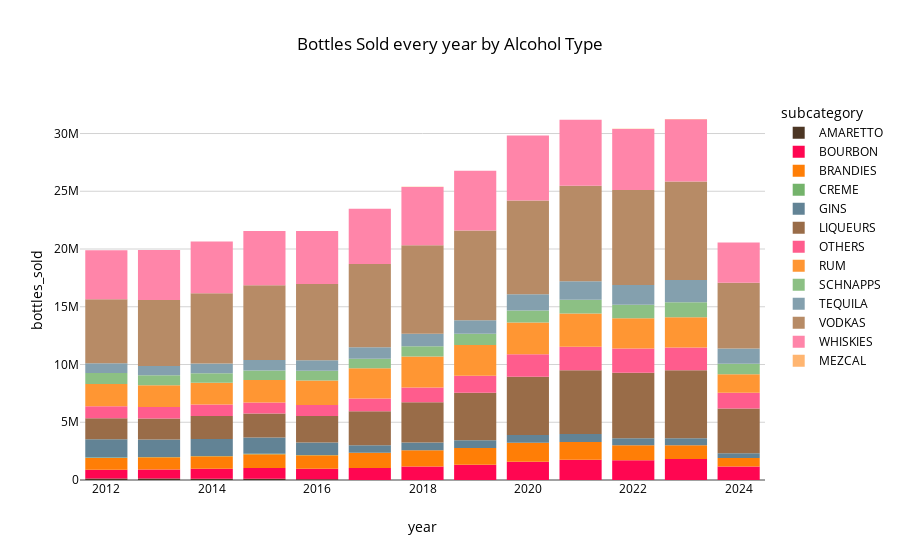

Notebook source saved alongside this figure:
### Code cell
px.bar(grouped_by_year_subcat, x= 'year', y='bottles_sold', color='subcategory', template = 'iowa', 
       title = 'Bottles Sold every year by Alcohol Type')

### Figure 1 — Plotly figure (JSON) as saved in the notebook; plotly's stock layout.template omitted (floating-point values rounded to 4 significant figures)
{"data": [{"alignmentgroup": "True", "hovertemplate": "subcategory=AMARETTO<br>year=%{x}<br>bottles_sold=%{y}<extra></extra>", "legendgroup": "AMARETTO", "marker": {"color": "#4c3624", "pattern": {"shape": ""}}, "name": "AMARETTO", "offsetgroup": "AMARETTO", "orientation": "v", "showlegend": true, "textposition": "auto", "type": "bar", "x": [2012, 2013, 2014, 2015, 2016], "xaxis": "x", "y": [134312, 121450, 114320, 108236, 54741], "yaxis": "y"}, {"alignmentgroup": "True", "hovertemplate": "subcategory=BOURBON<br>year=%{x}<br>bottles_sold=%{y}<extra></extra>", "legendgroup": "BOURBON", "marker": {"color": "#ff0651", "pattern": {"shape": ""}}, "name": "BOURBON", "offsetgroup": "BOURBON", "orientation": "v", "showlegend": true, "textposition": "auto", "type": "bar", "x": [2012, 2013, 2014, 2015, 2016, 2017, 2018, 2019, 2020, 2021, 2022, 2023, 2024], "xaxis": "x", "y": [760997, 798250, 869250, 937446, 923383, 1028558, 1179579, 1311960, 1576795, 1742865, 1714201, 1809473, 1163386], "yaxis": "y"}, {"alignmentgroup": "True", "hovertemplate": "subcategory=BRANDIES<br>year=%{x}<br>bottles_sold=%{y}<extra></extra>", "legendgroup": "BRANDIES", "marker": {"color": "#ff7e06", "pattern": {"shape": ""}}, "name": "BRANDIES", "offsetgroup": "BRANDIES", "orientation": "v", "showlegend": true, "textposition": "auto", "type": "bar", "x": [2012, 2013, 2014, 2015, 2016, 2017, 2018, 2019, 2020, 2021, 2022, 2023, 2024], "xaxis": "x", "y": [1018554, 1042669, 1073745, 1194542, 1171860, 1339604, 1395574, 1453113, 1650214, 1555900, 1295501, 1200369, 740901], "yaxis": "y"}, {"alignmentgroup": "True", "hovertemplate": "subcategory=CREME<br>year=%{x}<br>bottles_sold=%{y}<extra></extra>", "legendgroup": "CREME", "marker": {"color": "#74B36B", "pattern": {"shape": ""}}, "name": "CREME", "offsetgroup": "CREME", "orientation": "v", "showlegend": true, "textposition": "auto", "type": "bar", "x": [2012, 2013, 2014, 2015, 2016], "xaxis": "x", "y": [32884, 27898, 26576, 29894, 13090], "yaxis": "y"}, {"alignmentgroup": "True", "hovertemplate": "subcategory=GINS<br>year=%{x}<br>bottles_sold=%{y}<extra></extra>", "legendgroup": "GINS", "marker": {"color": "#628395", "pattern": {"shape": ""}}, "name": "GINS", "offsetgroup": "GINS", "orientation": "v", "showlegend": true, "textposition": "auto", "type": "bar", "x": [2012, 2013, 2014, 2015, 2016, 2017, 2018, 2019, 2020, 2021, 2022, 2023, 2024], "xaxis": "x", "y": [1584527, 1516125, 1472523, 1414243, 1082448, 647087, 668236, 669055, 677292, 688088, 596377, 604740, 403898], "yaxis": "y"}, {"alignmentgroup": "True", "hovertemplate": "subcategory=LIQUEURS<br>year=%{x}<br>bottles_sold=%{y}<extra></extra>", "legendgroup": "LIQUEURS", "marker": {"color": "#996C48", "pattern": {"shape": ""}}, "name": "LIQUEURS", "offsetgroup": "LIQUEURS", "orientation": "v", "showlegend": true, "textposition": "auto", "type": "bar", "x": [2012, 2013, 2014, 2015, 2016, 2017, 2018, 2019, 2020, 2021, 2022, 2023, 2024], "xaxis": "x", "y": [1812265, 1822474, 1989162, 2072272, 2296700, 2930067, 3494301, 4130264, 5025969, 5508279, 5687114, 5882978, 3878338], "yaxis": "y"}, {"alignmentgroup": "True", "hovertemplate": "subcategory=OTHERS<br>year=%{x}<br>bottles_sold=%{y}<extra></extra>", "legendgroup": "OTHERS", "marker": {"color": "#FF5C8D", "pattern": {"shape": ""}}, "name": "OTHERS", "offsetgroup": "OTHERS", "orientation": "v", "showlegend": true, "textposition": "auto", "type": "bar", "x": [2012, 2013, 2014, 2015, 2016, 2017, 2018, 2019, 2020, 2021, 2022, 2023, 2024], "xaxis": "x", "y": [1043493, 998131, 989722, 954833, 961414, 1122062, 1269308, 1467613, 1961496, 2043647, 2092656, 1980789, 1371554], "yaxis": "y"}, {"alignmentgroup": "True", "hovertemplate": "subcategory=RUM<br>year=%{x}<br>bottles_sold=%{y}<extra></extra>", "legendgroup": "RUM", "marker": {"color": "#FF9633", "pattern": {"shape": ""}}, "name": "RUM", "offsetgroup": "RUM", "orientation": "v", "showlegend": true, "textposition": "auto", "type": "bar", "x": [2012, 2013, 2014, 2015, 2016, 2017, 2018, 2019, 2020, 2021, 2022, 2023, 2024], "xaxis": "x", "y": [1918620, 1877393, 1877313, 1936315, 2102800, 2612057, 2695842, 2661690, 2755816, 2876552, 2617558, 2614821, 1597152], "yaxis": "y"}, {"alignmentgroup": "True", "hovertemplate": "subcategory=SCHNAPPS<br>year=%{x}<br>bottles_sold=%{y}<extra></extra>", "legendgroup": "SCHNAPPS", "marker": {"color": "#8CC084", "pattern": {"shape": ""}}, "name": "SCHNAPPS", "offsetgroup": "SCHNAPPS", "orientation": "v", "showlegend": true, "textposition": "auto", "type": "bar", "x": [2012, 2013, 2014, 2015, 2016, 2017, 2018, 2019, 2020, 2021, 2022, 2023, 2024], "xaxis": "x", "y": [964190, 865647, 820091, 827512, 843289, 818975, 873647, 958969, 1024999, 1183747, 1168188, 1303502, 903738], "yaxis": "y"}, {"alignmentgroup": "True", "hovertemplate": "subcategory=TEQUILA<br>year=%{x}<br>bottles_sold=%{y}<extra></extra>", "legendgroup": "TEQUILA", "marker": {"color": "#84A0AE", "pattern": {"shape": ""}}, "name": "TEQUILA", "offsetgroup": "TEQUILA", "orientation": "v", "showlegend": true, "textposition": "auto", "type": "bar", "x": [2012, 2013, 2014, 2015, 2016, 2017, 2018, 2019, 2020, 2021, 2022, 2023, 2024], "xaxis": "x", "y": [833114, 811228, 860675, 919767, 928586, 994516, 1087567, 1175169, 1403198, 1616833, 1703739, 1911964, 1330647], "yaxis": "y"}, {"alignmentgroup": "True", "hovertemplate": "subcategory=VODKAS<br>year=%{x}<br>bottles_sold=%{y}<extra></extra>", "legendgroup": "VODKAS", "marker": {"color": "#B78B66", "pattern": {"shape": ""}}, "name": "VODKAS", "offsetgroup": "VODKAS", "orientation": "v", "showlegend": true, "textposition": "auto", "type": "bar", "x": [2012, 2013, 2014, 2015, 2016, 2017, 2018, 2019, 2020, 2021, 2022, 2023, 2024], "xaxis": "x", "y": [5540156, 5699720, 6080357, 6476639, 6592011, 7204617, 7666390, 7777236, 8118389, 8270436, 8229267, 8527908, 5693026], "yaxis": "y"}, {"alignmentgroup": "True", "hovertemplate": "subcategory=WHISKIES<br>year=%{x}<br>bottles_sold=%{y}<extra></extra>", "legendgroup": "WHISKIES", "marker": {"color": "#FF85A9", "pattern": {"shape": ""}}, "name": "WHISKIES", "offsetgroup": "WHISKIES", "orientation": "v", "showlegend": true, "textposition": "auto", "type": "bar", "x": [2012, 2013, 2014, 2015, 2016, 2017, 2018, 2019, 2020, 2021, 2022, 2023, 2024], "xaxis": "x", "y": [4247712, 4330092, 4475504, 4681072, 4598961, 4789201, 5048319, 5166010, 5627412, 5701689, 5290891, 5404781, 3472609], "yaxis": "y"}, {"alignmentgroup": "True", "hovertemplate": "subcategory=MEZCAL<br>year=%{x}<br>bottles_sold=%{y}<extra></extra>", "legendgroup": "MEZCAL", "marker": {"color": "#FFB570", "pattern": {"shape": ""}}, "name": "MEZCAL", "offsetgroup": "MEZCAL", "orientation": "v", "showlegend": true, "textposition": "auto", "type": "bar", "x": [2016, 2017, 2018, 2019, 2020, 2021, 2022, 2023, 2024], "xaxis": "x", "y": [768, 3334, 4173, 5680, 9020, 13233, 15390, 15550, 9947], "yaxis": "y"}], "layout": {"barmode": "relative", "legend": {"title": {"text": "subcategory"}, "tracegroupgap": 0}, "title": {"text": "Bottles Sold every year by Alcohol Type"}, "xaxis": {"anchor": "y", "domain": [0, 1], "title": {"text": "year"}}, "yaxis": {"anchor": "x", "domain": [0, 1], "title": {"text": "bottles_sold"}}}}
